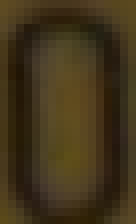
#> input picture Vehicle_License_Plate_Recognition/车牌字符识别训练数据/数字/0/1_4_粤AF0946.bmp, 17 x 28 px (shown 8 times larger); its folder holds only this picture in this run
$ python -i images_convert.py   (imports and definitions only)
#> lines starting #> are read from the running program, lines starting #| are printed output that depends on the picture
import matplotlib.pyplot as plt
from PIL import Image
import numpy as np
import glob
import random

def images_convert(use='tfrecord'):
#> called with use = 'tfrecord'
    rst = []
    # 数字
    # path
    path_initial = '../车牌字符识别训练数据/数字/'
    for i in range(10):
        path_mi = str(i)
        path = path_initial + path_mi + '/*.*'
        for jpgfile in glob.glob(path):
            img = Image.open(jpgfile)
#> img is the input picture: PIL image 17x28 RGB; mean R, G, B 65.9, 52.1, 26.3
            # resize图片
            new_img = img.resize((24, 48), Image.BILINEAR)
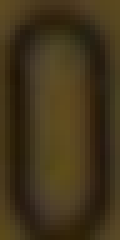
#> new_img: PIL image 24x48 RGB (shown 5 times larger); mean R, G, B 65.9, 52.1, 26.3
            # 将图片转化为灰度图
            gray = new_img.convert('L')
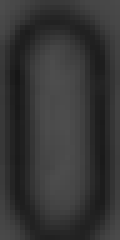
#> gray: PIL image 24x48 L (shown 5 times larger); min 23, max 77, mean 53.2
            # reshape 读取
            gray = np.array(gray, dtype='uint8')
            gray = gray.reshape(48, 24)
            # [6 lines of commented-out code are left out]
            gray = gray.reshape(1152,)
#> gray = 1152 values, max 77 at index 346, min 23 at index 339, mean 53.24
            gray = gray.tolist()   # numpy -> list
            gray.insert(0, i)
            # 保存
            rst.append(gray)
    print('num OK!')
    # 字母
    path_initial = '../车牌字符识别训练数据/字母/'
    for i in range(26):
        path_mi = chr(65+i)
        path = path_initial + path_mi + '/*.*'
        for jpgfile in glob.glob(path):
            img = Image.open(jpgfile)
            # resize图片
            new_img = img.resize((24, 48), Image.BILINEAR)
            # 将图片转化为灰度图
            gray = new_img.convert('L')
            # reshape 读取
            gray = np.array(gray, dtype='uint8')
            gray = gray.reshape(48, 24)
            # [6 lines of commented-out code are left out]
            gray = gray.reshape(1152,)
            gray = gray.tolist()   # numpy -> list
            gray.insert(0, 65+i)
            # 保存
            rst.append(gray)
    print('letter OK!')
    random.shuffle(rst)
    rst = np.array(rst)
    np.reshape(rst, (-1, 1153))
    rst = rst.astype('uint8')
    # 选择  输出
    if use == 'tfrecord':
        return rst[:10856], rst[10856:]
    else:
        return rst


# data = images_convert()
# for i in range(len(data)):
#     print(data[i].shape[0])

>>> result = images_convert()
